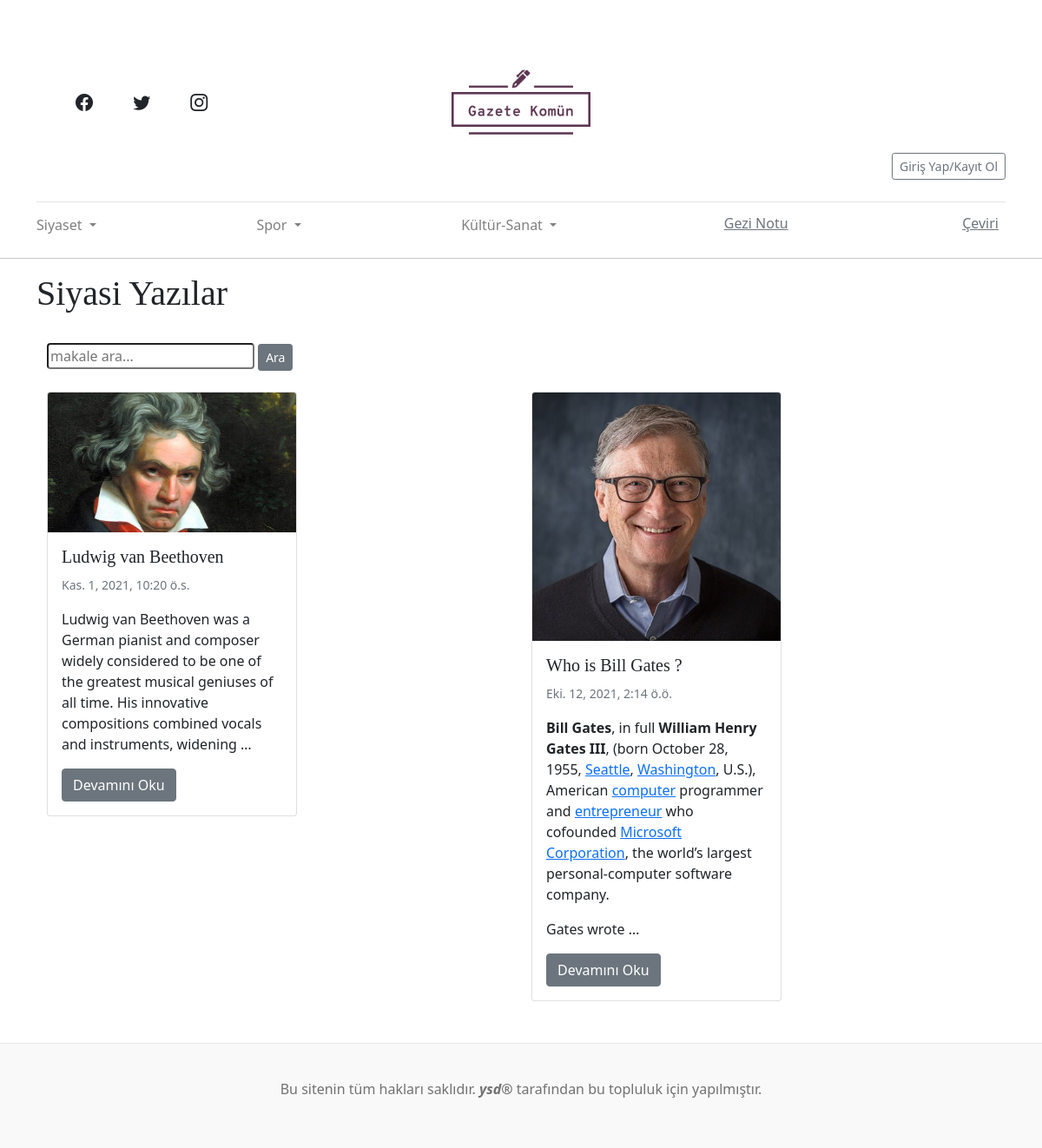
Screenshot of /siyaset-yazi/ with the database file from the repository.
### article/models.py (models this page shows, shortened)
class Article(models.Model):
    author = models.ForeignKey("auth.User", on_delete= models.CASCADE,verbose_name="Author")
    title = models.CharField(max_length= 50,verbose_name="Başlık")
    content = RichTextField(verbose_name = "İçerik")
    created_date = models.DateTimeField(auto_now_add= True,verbose_name="Creadet Date")
    article_image = models.FileField(blank=True,null=True,verbose_name="Makale Fotoğrafı")
    article_category = models.CharField(
        max_length=20,
        choices=ARTICLE_CATEGORY,
        default="Siyaset-Yazı",
        verbose_name="Makale Türü"
    )
    is_superarticle = models.BooleanField(verbose_name="Haftanın İçeriği Yap",default=0)
    class Meta:
        ordering = ['-created_date']

### article/views.py (the view)
# urls.py: path('siyaset-yazi/',views.siyaset_yazi,name = "siyaset-yazi"),
def siyaset_yazi(request):
    keyword = request.GET.get("keyword")
    if keyword:
        articles = Article.objects.filter(title__contains=keyword)
        return render(request,"siyaset-yazılar.html",{"articles" : articles})
    articles = Article.objects.filter(article_category = "Siyaset-Yazı")
    context = {
        "articles" : articles
    }
    return render(request,"siyaset-yazılar.html",context)

### article/templates/siyaset-yazılar.html (shortened to what this page needs)
{% extends "layout.html" %}
{% block body %}
<div class = "container">
<h1>Siyasi Yazılar</h1>
<hr style = "background-color: white">
<div class="container">
<form>
<input type="text" name = "keyword" class = "input-sm rounded" placeholder = "makale ara...">
<button type = "sumbit" class ="btn btn-secondary btn-sm">Ara</button>
</form>
<br>
  {% if articles %}
    <div class="row">
  {% for article in articles  %}
  <div class="col">
  <div class="card text-dark" style="width: 18rem;">
  {% if article.article_image %}
  <img class="card-img-top" src="{{article.article_image.url}}" alt="Card image cap">
  {% endif %}
  <div class="card-body">
    <h5 class="card-title">{{article.title}}</h5>
    <p class="card-text"><small class="text-muted">{{article.created_date}}</small></p>
    <p class="card-text">{{article.content|safe|truncatewords:30}}</p>
    <a href="{% url 'article:detail' article.id %}" class="btn btn-secondary">Devamını Oku</a>
  </div>
</div>
<br>
  </div>
  {% endfor %}
  </div>
  {% else %}
  <div class = "alert alert-warning">Makale Bulunamadı!</div>
  {% endif %}
</div>
</div>
{% endblock body %}

### static/css/main.css (style rules this page uses)
h1, h2, h3, h4, h5, h6 { font-family: "Playfair Display", Georgia, "Times New Roman", serif; }

### rows the page displays
Article: article_image (picture), title "Ludwig van Beethoven", created_date "Kas. 1, 2021, 10:20 ö.s.", content "Ludwig van Beethoven was a German pianist and composer widely considered to be one of the greatest musical geniuses of all time. His innovative compositions combined vocals and instruments, widening …"
Article: article_image (picture), title "Who is Bill Gates ?", created_date "Eki. 12, 2021, 2:14 ö.ö.", content "Bill Gates , in full William Henry Gates III , (born October 28, 1955, Seattle , Washington , U.S.), American computer programmer and entrepreneur who cofounded Microsoft Corporation , the world’s largest personal-computer software company. Gates wrote …"
